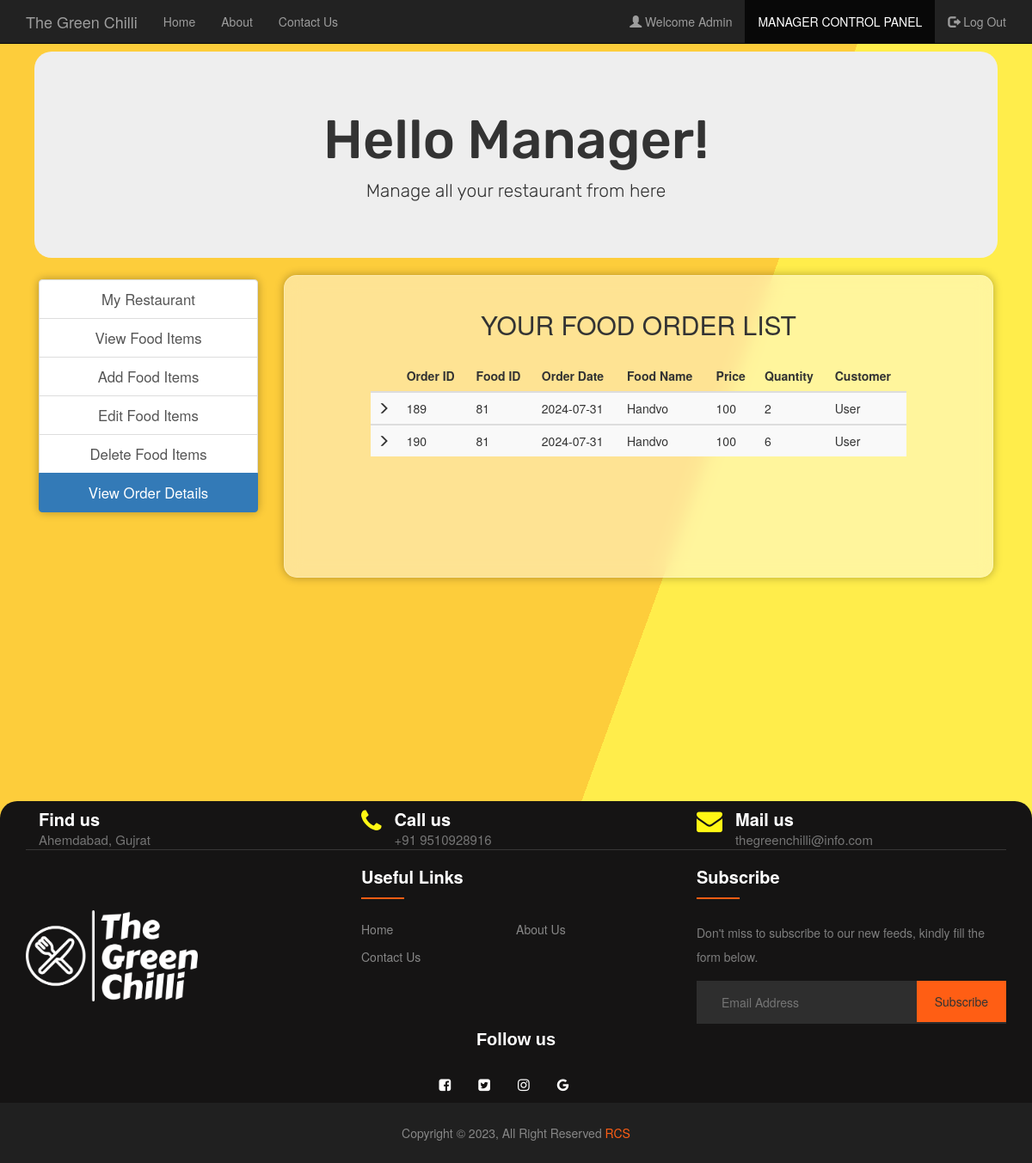
Screenshot of /admin/vieworder_Details.php (signed in) with the database file from the repository.
### tables this page shows
CREATE TABLE `manager` (
  `username` varchar(30) NOT NULL,
  `fullname` varchar(255) DEFAULT NULL,
  `email` varchar(255) DEFAULT NULL,
  `contact` int(10) DEFAULT NULL,
  `address` varchar(255) DEFAULT NULL,
  `password` varchar(30) DEFAULT NULL
);

CREATE TABLE `orders` (
  `order_ID` int(30) NOT NULL,
  `F_ID` int(30) DEFAULT NULL,
  `foodname` varchar(255) DEFAULT NULL,
  `price` int(11) DEFAULT NULL,
  `quantity` int(255) DEFAULT NULL,
  `order_date` date DEFAULT NULL,
  `username` varchar(30) DEFAULT NULL,
  `R_ID` int(30) DEFAULT NULL
);

### admin/session_manager.php (called while the page is built, shortened)
<?php
$conn = Connect();
$user_check=$_SESSION['login_user1'];
$query = "SELECT username FROM MANAGER WHERE username = '$user_check'";
$ses_sql = mysqli_query($conn, $query);
$row = mysqli_fetch_assoc($ses_sql);
$login_session =$row['username'];
?>

### admin/vieworder_Details.php (the view, shortened to what this page needs)
<?php
include('./session_manager.php');
?>
<!DOCTYPE html>
<html>
  <head>
  </head>
  <link rel="stylesheet" type="text/css" href="../css/myrestaurants.css">
  <link rel="stylesheet" type = "text/css" href ="../css/footer.css">
 <link rel="stylesheet" href="https://cdnjs.cloudflare.com/ajax/libs/font-awesome/4.7.0/css/font-awesome.min.css">
 <link rel="stylesheet" href="https://maxcdn.bootstrapcdn.com/bootstrap/3.4.1/css/bootstrap.min.css">
  <body>
    <nav class="navbar navbar-inverse navbar-fixed-top navigation-clean-search" role="navigation">
      <div class="container">
        <div class="navbar-header">
          <a class="navbar-brand" href="../index.php">The Green Chilli</a>
        </div>
        <div class="collapse navbar-collapse " id="myNavbar">
          <ul class="nav navbar-nav">
            <li><a href="../index.php">Home</a></li>
            <li><a href="../aboutus.php">About</a></li>
            <li><a href="../contactus.php">Contact Us</a></li>
          </ul>
          <ul class="nav navbar-nav navbar-right">
            <li><a href="#"><span class="glyphicon glyphicon-user"></span> Welcome <?php echo $login_session; ?> </a></li>
            <li class="active"> <a href="./managerlogin.php">MANAGER CONTROL PANEL</a></li>
            <li><a href="./logout.php"><span class="glyphicon glyphicon-log-out"></span> Log Out </a></li>
          </ul>
        </div>
      </div>
    </nav>
<div class="container">
    <div class="jumbotron"  style="text-align: center; border-radius: 20px; margin: 10px;  font-family: 'Rubik', sans-serif;">
     <h1>Hello Manager! </h1>
     <p>Manage all your restaurant from here</p>
    </div>
    </div>
<div class="container">
    	<div class="col-xs-3" style="text-align: center;">
    	<div class="list-group">
        <a href="./myrestaurants.php" class="list-group-item ">My Restaurant</a>
    		<a href="./viewfoodItems.php" class="list-group-item ">View Food Items</a>
    		<a href="./addfood_Items.php" class="list-group-item ">Add Food Items</a>
    		<a href="./editfood_Items.php" class="list-group-item ">Edit Food Items</a>
    		<a href="./deletefood_Items.php" class="list-group-item ">Delete Food Items</a>
        <a href="./vieworder_Details.php" class="list-group-item active">View Order Details</a>
    	</div>
    </div>
    <div class="col-xs-9">
      <div class="form-area" style="padding: 0px 100px 100px 100px;">
        <form action="" method="POST">
        <br style="clear: both">
          <h3 style="margin-bottom: 25px; text-align: center; font-size: 30px;"> YOUR FOOD ORDER LIST </h3>
<?php
$user_check=$_SESSION['login_user1'];
$sql = "SELECT * FROM orders o WHERE o.R_ID IN (SELECT r.R_ID FROM RESTAURANTS r WHERE r.M_ID='$user_check') ORDER BY order_date";
$result = mysqli_query($conn, $sql);
if (mysqli_num_rows($result) > 0)
{
  ?>
  <table class="table table-striped">
    <thead class="thead-dark">
      <tr>
        <th>  </th>
        <th> Order ID </th>
        <th> Food ID </th>
        <th> Order Date </th>
        <th> Food Name </th>
        <th> Price </th>
        <th> Quantity </th>
        <th> Customer </th>
      </tr>
    </thead>
    <?PHP
      while($row = mysqli_fetch_assoc($result)){
    ?>
  <tbody>
    <tr>
      <td> <span class="glyphicon glyphicon-menu-right"></span> </td>
      <td><?php echo $row["order_ID"]; ?></td>
      <td><?php echo $row["F_ID"]; ?></td>
      <td><?php echo $row["order_date"]; ?></td>
      <td><?php echo $row["foodname"]; ?></td>
      <td><?php echo $row["price"]; ?></td>
      <td><?php echo $row["quantity"]; ?></td>
      <td><?php echo $row["username"]; ?></td>
    </tr>
  </tbody>
  <?php } ?>
  </table>
    <br>
  <?php } else { ?>
  <h4><center>0 RESULTS</center> </h4>
  <?php } ?>
        </form>
        </div>
    </div>
</div>
<br>
<br>
<br>
<br>
   <footer class="footer-section" style="margin-top: 10%;">
        <div class="container">
            <div class="footer-cta pt-5 pb-5">
                <div class="row">
                    <div class="col-xl-4 col-md-4 mb-30">
                        <div class="single-cta">
                            <div class="cta-text">
                                <h4>Find us</h4>
                                <span>Ahemdabad, Gujrat</span>
                            </div>
                        </div>
                    </div>
                    <div class="col-xl-4 col-md-4 mb-30">
                        <div class="single-cta">
                            <i class="fa fa-phone" aria-hidden="true"></i>
                            <div class="cta-text">
                                <h4>Call us</h4>
                                <span>+91 9510928916</span>
                            </div>
                        </div>
                    </div>
                    <div class="col-xl-4 col-md-4 mb-30">
                        <div class="single-cta">
                            <i class="fa fa-envelope" aria-hidden="true"></i>
                            <div class="cta-text">
                                <h4>Mail us</h4>
                                <span>thegreenchilli@info.com</span>
                            </div>
                        </div>
                    </div>
                </div>
            </div>
            <div class="footer-content pt-5 pb-5">
                <div class="row">
                    <div class="col-xl-4 col-lg-4 mb-50">
                        <div class="footer-widget">
                            <div class="footer-logo">
                                <a href="./index.php"><img src="../images/logos/8.png" class="img-fluid" alt="logo" style="padding-top: 70px;"></a>
                            </div>
                        </div>
                    </div>
                    <div class="col-xl-4 col-lg-4 col-md-6 mb-30">
                        <div class="footer-widget">
                            <div class="footer-widget-heading">
                                <h3>Useful Links</h3>
                            </div>
                            <ul>
                            <li><a href="#">Home</a></li>
                            <li><a href="#">About us</a></li>
                            <li><a href="#">Contact us</a></li>
                        </ul>
                        </div>
                    </div>
                    <div class="col-xl-4 col-lg-4 col-md-6 mb-50">
                        <div class="footer-widget">
                            <div class="footer-widget-heading">
                                <h3>Subscribe</h3>
                            </div>
                            <div class="footer-text mb-25">
                                <p>Don't miss to subscribe to our new feeds, kindly fill the form below.</p>
                            </div>
                            <div class="subscribe-form">
                                <form action="#">
                                    <input type="text" placeholder="Email Address">
                                    <button type="submit">Subscribe</button>
                                </form>
                            </div>
                        </div>
                    </div>
                </div>
                <div class="footer-social-icon" style="text-align: center;">
                    <span>Follow us</span>
                    <a <i class="fa fa-facebook-square" aria-hidden="true"></i></a>
                    <a href="#"><i class="fa fa-twitter-square" aria-hidden="true"></i></a>
                    <a <i class="fa fa-instagram" aria-hidden="true"></i></a>
                    <a href="#"><i class="fa fa-google" aria-hidden="true"></i></i></a>
                </div>
            </div>
        </div>
        <div class="copyright-area" style="text-align: center;">
            <div class="container">
                <div class="copyright-text">
                    <p>Copyright &copy; 2023, All Right Reserved <a>RCS</a></p>
                </div>
            </div>
        </div>
    </footer>
  </body>
</html>

### css/myrestaurants.css (style rules this page uses)
body,html { height: 100%; }
body { padding-top: 50px; background: linear-gradient(110deg, #fdcd3b 60%, #ffed4b 60%); }
.form-area { display: flex; flex-direction: column; justify-content: space-between; padding: 10px 40px 60px; margin: 10px 0px 60px; border: 1px solid rgba(255, 255, 255, .25); border-radius: 15px; background-color: rgba(255, 255, 255, 0.45); box-shadow: 0 0 10px 1px rgba(0, 0, 0, 0.25); backdrop-filter: blur(10px); }
.list-group { box-shadow: 0 0 10px 1px rgba(0, 0, 0, 0.25); border-radius: 7px; margin-top: 15px; font-size: larger; }

### css/footer.css (style rules this page uses)
ul { margin: 0px; padding: 0px; }
.footer-section { background: #151414; border-radius: 20px; margin-top: 20px; position: relative; }
.footer-cta { border-bottom: 1px solid #373636; }
.single-cta i { color: #fff714; font-size: 30px; float: left; margin-top: 8px; }
.cta-text { padding-left: 15px; display: inline-block; }
.cta-text h4 { color: #fff; font-size: 20px; font-weight: 600; margin-bottom: 2px; }
.cta-text span { color: #757575; font-size: 15px; }
.footer-content { position: relative; z-index: 2; }
.footer-logo { margin-bottom: 30px; }
.footer-logo img { max-width: 200px; }
.footer-text p { margin-bottom: 14px; font-size: 14px; color: #7e7e7e; line-height: 28px; }
.footer-social-icon span { color: #fff; display: block; font-size: 20px; font-weight: 700; font-family: 'Poppins', sans-serif; margin-bottom: 20px; }
.footer-social-icon a { color: #fff; font-size: 16px; margin-right: 15px; }
.footer-social-icon i { height: 40px; width: 40px; text-align: center; line-height: 38px; border-radius: 50%; }
.footer-widget-heading h3 { color: #fff; font-size: 20px; font-weight: 600; margin-bottom: 40px; position: relative; }
.footer-widget-heading h3::before { content: ""; position: absolute; left: 0; bottom: -15px; height: 2px; width: 50px; background: #ff5e14; }
.footer-widget ul li { display: inline-block; float: left; width: 50%; margin-bottom: 12px; }
.footer-widget ul li a { color: #878787; text-transform: capitalize; }
.subscribe-form { position: relative; overflow: hidden; }
.subscribe-form input { width: 100%; padding: 14px 28px; background: #2E2E2E; border: 1px solid #2E2E2E; color: #fff; }
.subscribe-form button { position: absolute; right: 0; background: #ff5e14; padding: 13px 20px; border: 1px solid #ff5e14; top: 0; }
.copyright-area { background: #202020; padding: 25px 0; }
.copyright-text p { margin: 0; font-size: 14px; color: #878787; }
.copyright-text p a { color: #ff5e14; }

### rows the page displays
manager: username "Admin"
orders: order_ID "189", F_ID "81", order_date "2024-07-31", foodname "Handvo", price "100", quantity "2", username "User"
orders: order_ID "190", F_ID "81", order_date "2024-07-31", foodname "Handvo", price "100", quantity "6", username "User"
